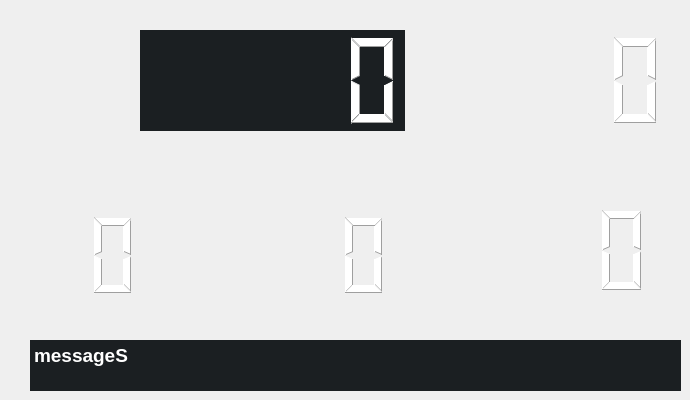
    <widget class="QWidget" name="Static">
     <attribute name="title">
      <string>Static</string>
     </attribute>
     <widget class="QLCDNumber" name="GasS">
      <property name="geometry">
       <rect>
        <x>40</x>
        <y>210</y>
        <width>101</width>
        <height>91</height>
       </rect>
      </property>
      <property name="styleSheet">
       <string notr="true">color: rgb(255, 255, 255);</string>
      </property>
      <property name="lineWidth">
       <number>-1</number>
      </property>
      <property name="midLineWidth">
       <number>1</number>
      </property>
      <property name="numDigits">
       <number>2</number>
      </property>
      <property name="digitCount">
       <number>2</number>
      </property>
      <property name="value" stdset="0">
       <double>0.000000000000000</double>
      </property>
     </widget>
     <widget class="QTextBrowser" name="BlabelS">
      <property name="geometry">
       <rect>
        <x>170</x>
        <y>-50</y>
        <width>141</width>
        <height>41</height>
       </rect>
      </property>
      <property name="html">
       <string>&lt;!DOCTYPE HTML PUBLIC &quot;-//W3C//DTD HTML 4.0//EN&quot; &quot;http://www.w3.org/TR/REC-html40/strict.dtd&quot;&gt;
&lt;html&gt;&lt;head&gt;&lt;meta name=&quot;qrichtext&quot; content=&quot;1&quot; /&gt;&lt;style type=&quot;text/css&quot;&gt;
p, li { white-space: pre-wrap; }
&lt;/style&gt;&lt;/head&gt;&lt;body style=&quot; font-family:'Roboto'; font-size:12pt; font-weight:200; font-style:normal;&quot;&gt;
&lt;p style=&quot; margin-top:0px; margin-bottom:0px; margin-left:0px; margin-right:0px; -qt-block-indent:0; text-indent:0px;&quot;&gt;&lt;span style=&quot; font-size:16pt; color:#ffffff;&quot;&gt;Battery&lt;/span&gt;&lt;/p&gt;&lt;/body&gt;&lt;/html&gt;</string>
      </property>
     </widget>
     <widget class="QLCDNumber" name="BatS">
      <property name="geometry">
       <rect>
        <x>450</x>
        <y>30</y>
        <width>221</width>
        <height>101</height>
       </rect>
      </property>
      <property name="autoFillBackground">
       <bool>false</bool>
      </property>
      <property name="styleSheet">
       <string notr="true">color: rgb(255, 255, 255);</string>
      </property>
      <property name="lineWidth">
       <number>-1</number>
      </property>
      <property name="midLineWidth">
       <number>1</number>
      </property>
      <property name="numDigits">
       <number>4</number>
      </property>
      <property name="value" stdset="0">
       <double>0.000000000000000</double>
      </property>
     </widget>
     <widget class="QTextBrowser" name="LSpeedS">
      <property name="geometry">
       <rect>
        <x>-30</x>
        <y>-50</y>
        <width>171</width>
        <height>41</height>
       </rect>
      </property>
      <property name="html">
       <string>&lt;!DOCTYPE HTML PUBLIC &quot;-//W3C//DTD HTML 4.0//EN&quot; &quot;http://www.w3.org/TR/REC-html40/strict.dtd&quot;&gt;
&lt;html&gt;&lt;head&gt;&lt;meta name=&quot;qrichtext&quot; content=&quot;1&quot; /&gt;&lt;style type=&quot;text/css&quot;&gt;
p, li { white-space: pre-wrap; }
&lt;/style&gt;&lt;/head&gt;&lt;body style=&quot; font-family:'Roboto'; font-size:12pt; font-weight:200; font-style:normal;&quot;&gt;
&lt;p style=&quot; margin-top:0px; margin-bottom:0px; margin-left:0px; margin-right:0px; -qt-block-indent:0; text-indent:0px;&quot;&gt;&lt;span style=&quot; font-size:16pt; color:#ffffff;&quot;&gt;Engine Speed&lt;/span&gt;&lt;/p&gt;&lt;/body&gt;&lt;/html&gt;</string>
      </property>
     </widget>
     <widget class="QLCDNumber" name="CoolantTempS">
      <property name="geometry">
       <rect>
        <x>240</x>
        <y>210</y>
        <width>159</width>
        <height>91</height>
       </rect>
      </property>
      <property name="styleSheet">
       <string notr="true">color: rgb(255, 255, 255);</string>
      </property>
      <property name="lineWidth">
       <number>-1</number>
      </property>
      <property name="midLineWidth">
       <number>1</number>
      </property>
      <property name="smallDecimalPoint">
       <bool>false</bool>
      </property>
      <property name="numDigits">
       <number>3</number>
      </property>
      <property name="value" stdset="0">
       <double>0.000000000000000</double>
      </property>
     </widget>
     <widget class="QLCDNumber" name="RPMS">
      <property name="geometry">
       <rect>
        <x>140</x>
        <y>30</y>
        <width>265</width>
        <height>101</height>
       </rect>
      </property>
      <property name="styleSheet">
       <string notr="true">color: rgb(255, 255, 255);
background-color: rgb(27,31,34);</string>
      </property>
      <property name="lineWidth">
       <number>-1</number>
      </property>
      <property name="midLineWidth">
       <number>1</number>
      </property>
      <property name="value" stdset="0">
       <double>0.000000000000000</double>
      </property>
     </widget>
     <widget class="QLCDNumber" name="OilTempS">
      <property name="geometry">
       <rect>
        <x>500</x>
        <y>200</y>
        <width>151</width>
        <height>101</height>
       </rect>
      </property>
      <property name="styleSheet">
       <string notr="true">color: rgb(255, 255, 255);</string>
      </property>
      <property name="lineWidth">
       <number>-1</number>
      </property>
      <property name="midLineWidth">
       <number>1</number>
      </property>
      <property name="numDigits">
       <number>3</number>
      </property>
      <property name="value" stdset="0">
       <double>0.000000000000000</double>
      </property>
     </widget>
     <widget class="QTextBrowser" name="MessageS">
      <property name="geometry">
       <rect>
        <x>30</x>
        <y>340</y>
        <width>651</width>
        <height>51</height>
       </rect>
      </property>
      <property name="styleSheet">
       <string notr="true">background-color: rgb(27,31,34);</string>
      </property>
      <property name="frameShape">
       <enum>QFrame::NoFrame</enum>
      </property>
      <property name="frameShadow">
       <enum>QFrame::Plain</enum>
      </property>
      <property name="lineWidth">
       <number>0</number>
      </property>
      <property name="html">
       <string>&lt;!DOCTYPE HTML PUBLIC &quot;-//W3C//DTD HTML 4.0//EN&quot; &quot;http://www.w3.org/TR/REC-html40/strict.dtd&quot;&gt;
&lt;html&gt;&lt;head&gt;&lt;meta name=&quot;qrichtext&quot; content=&quot;1&quot; /&gt;&lt;style type=&quot;text/css&quot;&gt;
p, li { white-space: pre-wrap; }
&lt;/style&gt;&lt;/head&gt;&lt;body style=&quot; font-family:'Roboto'; font-size:12pt; font-weight:200; font-style:normal;&quot;&gt;
&lt;p style=&quot; margin-top:0px; margin-bottom:0px; margin-left:0px; margin-right:0px; -qt-block-indent:0; text-indent:0px;&quot;&gt;&lt;span style=&quot; font-size:14pt; font-weight:600; color:#ffffff;&quot;&gt;messageS&lt;/span&gt;&lt;/p&gt;&lt;/body&gt;&lt;/html&gt;</string>
      </property>
     </widget>
    </widget>
